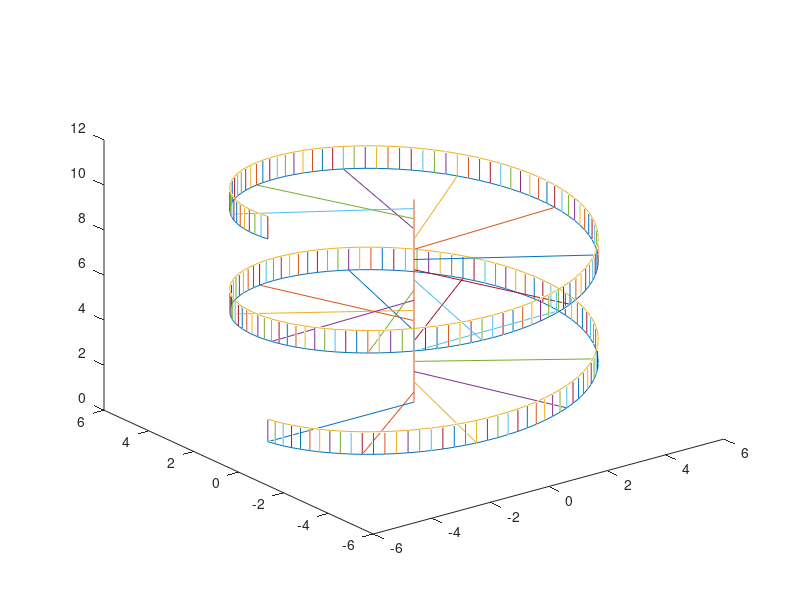

Write MATLAB code to recreate this figure.
clc
clear all
%--------
theta = linspace(-pi,3*pi,200); %spirala frumoasa
x = 5*cos(theta);
y = 5*sin(theta);
z = linspace(1,10,200);
plot3(x,y,z);
hold on
plot3([0 0], [0 0], [1 10]); %linie
z1 = linspace(2,11,200);
plot3(x,y,z1);
for k=1:1:200 %liniute
    plot3([x(k) x(k)], [y(k) y(k)], [z(k) z1(k)]);
end
for m=1:10:200 %scari
    plot3([0 x(m)], [0,y(m)], [z(m) z(m)]);
end
